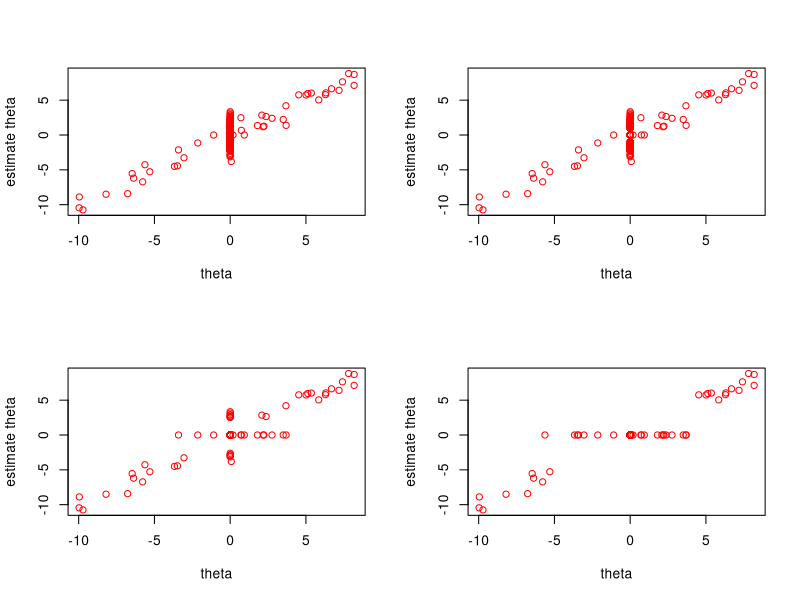
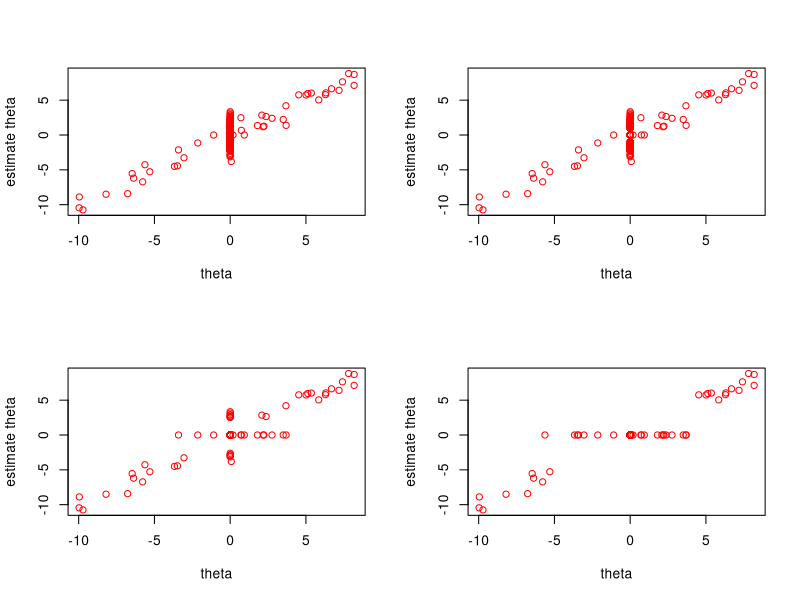
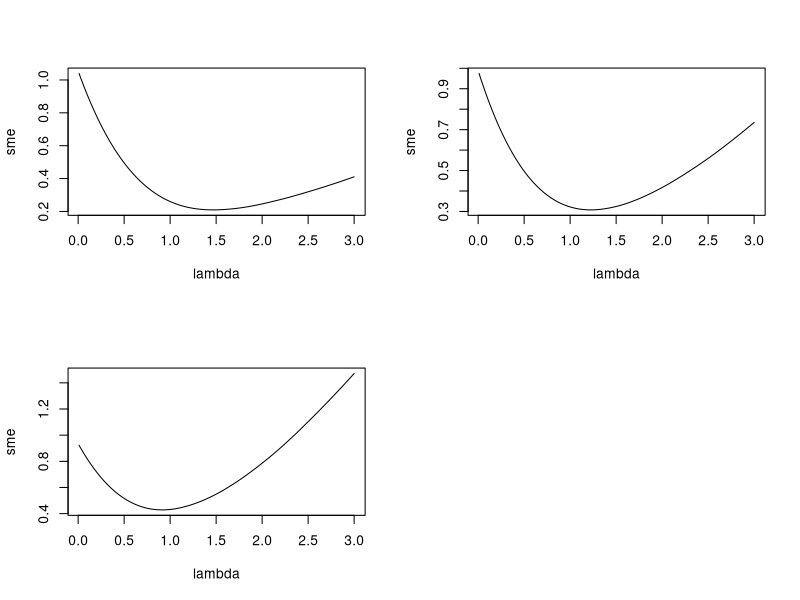

Write R code to recreate these figures, in order.
## ---- chunk 1
s=1000
density=0.05
theta=runif(s,min=-10,max=10)*rbinom(s,1,density)
sigma = 1
dat = rnorm(s,mean=theta,sd=sqrt(sigma))

## ---- chunk 2
par(mfrow=c(2,2))
for(lambda in c(0.5,1,2.5,5)){
  hard_theta={dat>lambda*sigma}*dat+{dat < -lambda*sigma}*dat
  plot(x=theta,y=hard_theta,xlab="theta",ylab="estimate theta",col='red')
}
## ---- chunk 3
par(mfrow=c(2,2))
for(lambda in c(0.5,1,2.5,5)){
  hard_theta={dat>lambda*sigma}*dat+{dat < -lambda*sigma}*dat
  plot(x=theta,y=hard_theta,xlab="theta",ylab="estimate theta",col='red')
}
## ---- chunk 4
density=0.05
theta=runif(s,min=-10,max=10)*rbinom(s,1,density)
dat = rnorm(s,mean=theta,sd=sqrt(sigma))
sme=rep(0,0)
for(lambda in seq(from=0.01,to=3,by=0.01)){
  soft_theta={dat>lambda*sigma}*(dat-lambda)+{dat < -lambda*sigma}*(dat + lambda)
  sme=c(sme,sum((soft_theta-theta)^2)/s)
}
plot(sme~seq(from=0.01,to=3,by=0.01),type='l',xlab='lambda')
## ---- chunk 5
density=0.1
theta=runif(s,min=-10,max=10)*rbinom(s,1,density)
dat = rnorm(s,mean=theta,sd=sqrt(sigma))
sme=rep(0,0)
for(lambda in seq(from=0.01,to=3,by=0.01)){
  soft_theta={dat>lambda*sigma}*(dat-lambda)+{dat < -lambda*sigma}*(dat + lambda)
  sme=c(sme,sum((soft_theta-theta)^2)/s)
}
plot(sme~seq(from=0.01,to=3,by=0.01),type='l',xlab='lambda')
## ---- chunk 6
density=0.2
theta=runif(s,min=-10,max=10)*rbinom(s,1,density)
dat = rnorm(s,mean=theta,sd=sqrt(sigma))
sme=rep(0,0)
for(lambda in seq(from=0.01,to=3,by=0.01)){
  soft_theta={dat>lambda*sigma}*(dat-lambda)+{dat < -lambda*sigma}*(dat + lambda)
  sme=c(sme,sum((soft_theta-theta)^2)/s)
}
plot(sme~seq(from=0.01,to=3,by=0.01),type='l',xlab='lambda')
